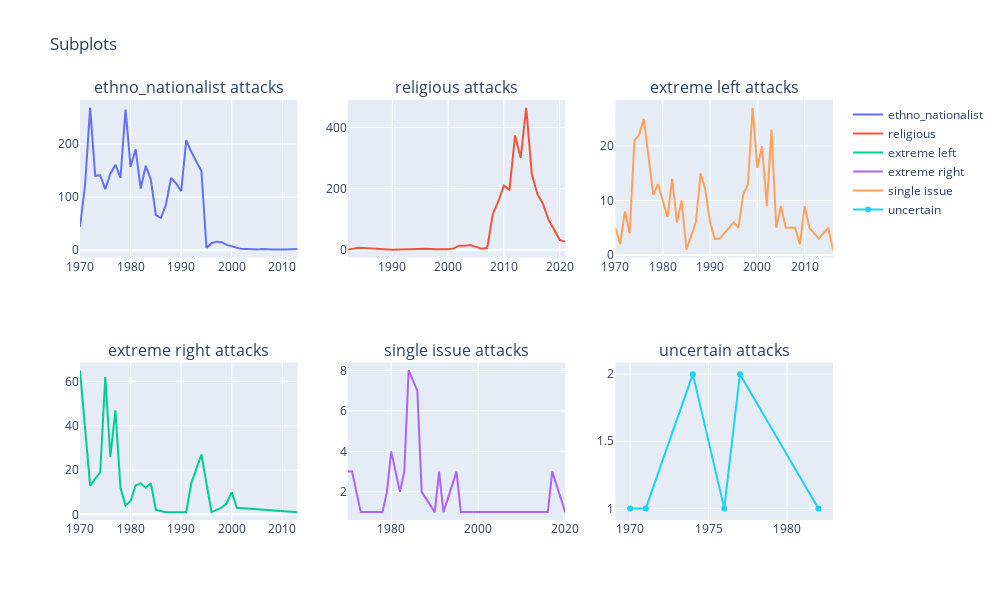

The notebook cell this image was saved under:
### Code cell
# do a time series graphh of the number of attacks per year for each ideology
df_ethno_nationalist['iyear'] = df_ethno_nationalist['iyear'].astype(int)

fig2 = px.line(df_ethno_nationalist.groupby('iyear').count().reset_index(), x = 'iyear', y = 'eventid')
fig2.update_layout(title = 'ethno_nationalist attacks')

df_religious['iyear'] = df_religious['iyear'].astype(int)

fig3 = px.line(df_religious.groupby('iyear').count().reset_index(), x = 'iyear', y = 'eventid')
fig3.update_layout(title = 'religious attacks')

df_extreme_left['iyear'] = df_extreme_left['iyear'].astype(int)

fig3 = px.line(df_extreme_left.groupby('iyear').count().reset_index(), x = 'iyear', y = 'eventid')
fig3.update_layout(title = 'etreme left attacks')

df_extreme_right['iyear'] = df_extreme_right['iyear'].astype(int)

fig3 = px.line(df_extreme_right.groupby('iyear').count().reset_index(), x = 'iyear', y = 'eventid')
fig3.update_layout(title = 'extreme right attacks')

df_single_issue['iyear'] = df_single_issue['iyear'].astype(int)

fig3 = px.line(df_single_issue.groupby('iyear').count().reset_index(), x = 'iyear', y = 'eventid')
fig3.update_layout(title = 'single issue attacks')

df_uncertain['iyear'] = df_uncertain['iyear'].astype(int)

fig3 = px.line(df_uncertain.groupby('iyear').count().reset_index(), x = 'iyear', y = 'eventid')
fig3.update_layout(title = 'uncertain attacks')

fig4 = make_subplots(rows=2, cols=3, subplot_titles=("ethno_nationalist attacks", "religious attacks", "extreme left attacks", "extreme right attacks", "single issue attacks", "uncertain attacks"))

fig4.add_trace(
    go.Scatter(x=df_ethno_nationalist.groupby('iyear').count().reset_index()['iyear'], y=df_ethno_nationalist.groupby('iyear').count().reset_index()['eventid'], name = 'ethno_nationalist'),
    row=1, col=1
)

fig4.add_trace(
    go.Scatter(x=df_religious.groupby('iyear').count().reset_index()['iyear'], y=df_religious.groupby('iyear').count().reset_index()['eventid'], name = 'religious'),
    row=1, col=2
)

fig4.add_trace(
    go.Scatter(x=df_extreme_left.groupby('iyear').count().reset_index()['iyear'], y=df_extreme_left.groupby('iyear').count().reset_index()['eventid'], name = 'extreme left'),
    row=2, col=1
)

fig4.add_trace(
    go.Scatter(x=df_extreme_right.groupby('iyear').count().reset_index()['iyear'], y=df_extreme_right.groupby('iyear').count().reset_index()['eventid'], name = 'extreme right'),
    row=2, col=2
)

fig4.add_trace(
    go.Scatter(x=df_single_issue.groupby('iyear').count().reset_index()['iyear'], y=df_single_issue.groupby('iyear').count().reset_index()['eventid'], name = 'single issue'),
    row=1, col=3
)

fig4.add_trace(
    go.Scatter(x=df_uncertain.groupby('iyear').count().reset_index()['iyear'], y=df_uncertain.groupby('iyear').count().reset_index()['eventid'], name = 'uncertain'),
    row=2, col=3
)

fig4.update_layout(height=600, width=1000, title_text="Subplots")
fig4.show()

### Figure 1 — Plotly figure (JSON) as saved in the notebook; plotly's stock layout.template omitted (floating-point values rounded to 4 significant figures)
{"data": [{"name": "ethno_nationalist", "type": "scatter", "x": [1970, 1971, 1972, 1973, 1974, 1975, 1976, 1977, 1978, 1979, 1980, 1981, 1982, 1983, 1984, 1985, 1986, 1987, 1988, 1989, 1990, 1991, 1992, 1994, 1995, 1996, 1997, 1998, 1999, 2000, 2002, 2003, 2005, 2006, 2008, 2011, 2013], "xaxis": "x", "y": [44, 123, 268, 140, 141, 115, 144, 161, 136, 265, 157, 190, 116, 159, 133, 66, 61, 86, 136, 126, 111, 207, 185, 149, 4, 13, 16, 15, 10, 7, 2, 2, 1, 2, 1, 1, 2], "yaxis": "y"}, {"name": "religious", "type": "scatter", "x": [1982, 1983, 1984, 1990, 1992, 1996, 1998, 2000, 2001, 2002, 2003, 2004, 2005, 2006, 2007, 2008, 2009, 2010, 2011, 2012, 2013, 2014, 2015, 2016, 2017, 2018, 2019, 2020, 2021], "xaxis": "x2", "y": [1, 5, 7, 1, 2, 4, 2, 2, 5, 14, 14, 16, 10, 4, 6, 116, 159, 210, 197, 374, 301, 464, 248, 183, 151, 99, 67, 33, 27], "yaxis": "y2"}, {"name": "extreme left", "type": "scatter", "x": [1970, 1971, 1972, 1973, 1974, 1975, 1976, 1977, 1978, 1979, 1980, 1981, 1982, 1983, 1984, 1985, 1987, 1991, 1992, 1994, 1996, 1998, 1999, 2000, 2001, 2013], "xaxis": "x4", "y": [65, 39, 13, 16, 19, 62, 26, 47, 12, 4, 6, 13, 14, 12, 14, 2, 1, 1, 14, 27, 1, 3, 5, 10, 3, 1], "yaxis": "y4"}, {"name": "extreme right", "type": "scatter", "x": [1970, 1971, 1972, 1973, 1975, 1978, 1979, 1980, 1981, 1982, 1983, 1984, 1986, 1987, 1990, 1991, 1992, 1995, 1996, 1999, 2008, 2009, 2012, 2014, 2016, 2017, 2020], "xaxis": "x5", "y": [3, 3, 2, 1, 1, 1, 2, 4, 3, 2, 3, 8, 7, 2, 1, 3, 1, 3, 1, 1, 1, 1, 1, 1, 1, 3, 1], "yaxis": "y5"}, {"name": "single issue", "type": "scatter", "x": [1970, 1971, 1972, 1973, 1974, 1975, 1976, 1977, 1978, 1979, 1980, 1981, 1982, 1983, 1984, 1985, 1987, 1988, 1989, 1990, 1991, 1992, 1994, 1995, 1996, 1997, 1998, 1999, 2000, 2001, 2002, 2003, 2004, 2005, 2006, 2007, 2008, 2009, 2010, 2011, 2013, 2014, 2015, 2016], "xaxis": "x3", "y": [5, 2, 8, 4, 21, 22, 25, 18, 11, 13, 10, 7, 14, 6, 10, 1, 6, 15, 12, 6, 3, 3, 5, 6, 5, 11, 13, 27, 16, 20, 9, 23, 5, 9, 5, 5, 5, 2, 9, 5, 3, 4, 5, 1], "yaxis": "y3"}, {"name": "uncertain", "type": "scatter", "x": [1970, 1971, 1974, 1976, 1977, 1982], "xaxis": "x6", "y": [1, 1, 2, 1, 2, 1], "yaxis": "y6"}], "layout": {"annotations": [{"font": {"size": 16}, "showarrow": false, "text": "ethno_nationalist attacks", "x": 0.1444, "xanchor": "center", "xref": "paper", "y": 1, "yanchor": "bottom", "yref": "paper"}, {"font": {"size": 16}, "showarrow": false, "text": "religious attacks", "x": 0.5, "xanchor": "center", "xref": "paper", "y": 1, "yanchor": "bottom", "yref": "paper"}, {"font": {"size": 16}, "showarrow": false, "text": "extreme left attacks", "x": 0.8556, "xanchor": "center", "xref": "paper", "y": 1, "yanchor": "bottom", "yref": "paper"}, {"font": {"size": 16}, "showarrow": false, "text": "extreme right attacks", "x": 0.1444, "xanchor": "center", "xref": "paper", "y": 0.375, "yanchor": "bottom", "yref": "paper"}, {"font": {"size": 16}, "showarrow": false, "text": "single issue attacks", "x": 0.5, "xanchor": "center", "xref": "paper", "y": 0.375, "yanchor": "bottom", "yref": "paper"}, {"font": {"size": 16}, "showarrow": false, "text": "uncertain attacks", "x": 0.8556, "xanchor": "center", "xref": "paper", "y": 0.375, "yanchor": "bottom", "yref": "paper"}], "height": 600, "title": {"text": "Subplots"}, "width": 1000, "xaxis": {"anchor": "y", "domain": [0, 0.2889]}, "xaxis2": {"anchor": "y2", "domain": [0.3556, 0.6444]}, "xaxis3": {"anchor": "y3", "domain": [0.7111, 1]}, "xaxis4": {"anchor": "y4", "domain": [0, 0.2889]}, "xaxis5": {"anchor": "y5", "domain": [0.3556, 0.6444]}, "xaxis6": {"anchor": "y6", "domain": [0.7111, 1]}, "yaxis": {"anchor": "x", "domain": [0.625, 1]}, "yaxis2": {"anchor": "x2", "domain": [0.625, 1]}, "yaxis3": {"anchor": "x3", "domain": [0.625, 1]}, "yaxis4": {"anchor": "x4", "domain": [0, 0.375]}, "yaxis5": {"anchor": "x5", "domain": [0, 0.375]}, "yaxis6": {"anchor": "x6", "domain": [0, 0.375]}}}
